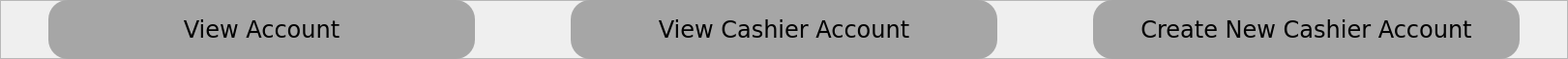
    <widget class="QFrame" name="BUTTONS_FRAME">
     <property name="geometry">
      <rect>
       <x>0</x>
       <y>0</y>
       <width>1621</width>
       <height>61</height>
      </rect>
     </property>
     <property name="frameShape">
      <enum>QFrame::StyledPanel</enum>
     </property>
     <property name="frameShadow">
      <enum>QFrame::Raised</enum>
     </property>
     <widget class="QPushButton" name="pushButton_CREATE_C">
      <property name="geometry">
       <rect>
        <x>1130</x>
        <y>0</y>
        <width>441</width>
        <height>61</height>
       </rect>
      </property>
      <property name="font">
       <font>
        <family>Verdana</family>
        <pointsize>-1</pointsize>
       </font>
      </property>
      <property name="styleSheet">
       <string notr="true">/* Default Inactive Buttons */
QPushButton {
    background-color: #a6a6a6;
    border-radius: 20px;
	font-size: 24px;
	font-color:#000000;
    padding: 9px;
	font-family: &quot;Verdana&quot;, sans-serif; 
	text-align: center;
}

/* Hover Effect on Inactive Buttons */
QPushButton:hover {
    background-color:#374550;
	color:white;
}

/* Active Button (Current Page) */
QPushButton#activeButton {
    background-color: #374550;
    color: white;
}
</string>
      </property>
      <property name="text">
       <string>Create New Cashier Account</string>
      </property>
     </widget>
     <widget class="QPushButton" name="pushButton_VIEW_C">
      <property name="geometry">
       <rect>
        <x>590</x>
        <y>0</y>
        <width>441</width>
        <height>61</height>
       </rect>
      </property>
      <property name="font">
       <font>
        <family>Verdana</family>
        <pointsize>-1</pointsize>
       </font>
      </property>
      <property name="styleSheet">
       <string notr="true">/* Default Inactive Buttons */
QPushButton {
    background-color: #a6a6a6;
    border-radius: 20px;
	font-size: 24px;
	font-color:#000000;
    padding: 9px;
	font-family: &quot;Verdana&quot;, sans-serif; 
	text-align: center;
}

/* Hover Effect on Inactive Buttons */
QPushButton:hover {
    background-color:#374550;
	color:white;
}

/* Active Button (Current Page) */
QPushButton#activeButton {
    background-color: #374550;
    color: white;
}
</string>
      </property>
      <property name="text">
       <string>View Cashier Account</string>
      </property>
     </widget>
     <widget class="QPushButton" name="pushButton_ViewAcc">
      <property name="geometry">
       <rect>
        <x>50</x>
        <y>0</y>
        <width>441</width>
        <height>61</height>
       </rect>
      </property>
      <property name="font">
       <font>
        <family>Verdana</family>
        <pointsize>-1</pointsize>
       </font>
      </property>
      <property name="styleSheet">
       <string notr="true">/* Default Inactive Buttons */
QPushButton {
    background-color: #a6a6a6;
    border-radius: 20px;
	font-size: 24px;
	font-color:#000000;
    padding: 9px;
	font-family: &quot;Verdana&quot;, sans-serif; 
	text-align: center;
}

/* Hover Effect on Inactive Buttons */
QPushButton:hover {
    background-color:#374550;
	color:white;
}

/* Active Button (Current Page) */
QPushButton#activeButton {
    background-color: #374550;
    color: white;
}
</string>
      </property>
      <property name="text">
       <string>View Account</string>
      </property>
     </widget>
    </widget>
